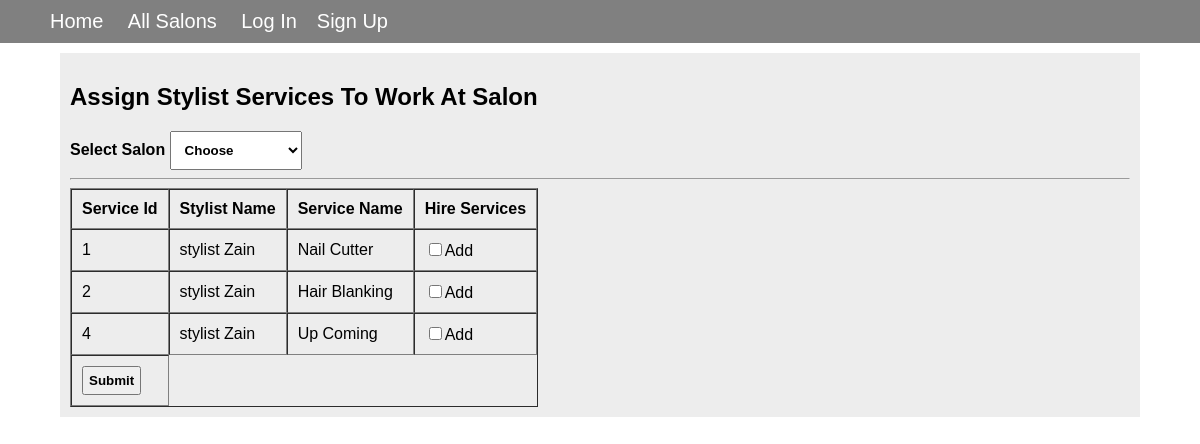
The app's page /super_admin/stylist_work_assign.php?stylist_id=1 with its own data.
### tables this page shows
CREATE TABLE `tbl_stylist_services` (
  `service_id` int(11) NOT NULL,
  `stylist_id` int(11) NOT NULL,
  `service` varchar(255) NOT NULL,
  `service_date` date NOT NULL
);

CREATE TABLE `tbl_stylist` (
  `stylist_id` int(11) NOT NULL,
  `username` varchar(100) NOT NULL,
  `email` varchar(100) NOT NULL,
  `phone` varchar(15) DEFAULT NULL,
  `address` varchar(255) DEFAULT NULL,
  `gender` varchar(10) DEFAULT NULL,
  `profile_image` varchar(255) DEFAULT NULL,
  `password` varchar(255) NOT NULL,
  `services` int(11) DEFAULT NULL,
  `join_date` date NOT NULL
);

### super_admin/stylist_work_assign.php (the view, shortened to what this page needs)
<!DOCTYPE html>
<html>
<head>
    <link rel="stylesheet" href="../include_files/mystyle.css">
</head>
<body>
<?php include_once "../navigation.php"; ?>
<div class="stylist_service_div">
    <form action="stylist_service_hire_submit.php" method="post">
        <h2>Assign Stylist Services To Work At Salon</h2>
        <?php
        require_once '../database_connection.php';
        ?>
        <div>
            <strong>Select Salon</strong>
            <select name="salon_id" required="">
                <option value="">Choose</option>
            </select>
        </div>
        <hr>
        <table border="1" cellspacing="0" cellpadding="10">
            <tr>
                <td><strong>Service Id</strong></td>
                <td><strong>Stylist Name</strong></td>
                <td><strong>Service Name</strong></td>
                <td><strong>Hire Services</strong></td>
            </tr>
            <?php
            $stylist_id = $_GET['stylist_id'];
            $sql = "SELECT
                        tbl_stylist_services.service_id,
                        tbl_stylist_services.service,
                        tbl_stylist.stylist_id,
                        tbl_stylist.username
                    FROM
                        tbl_stylist_services
                    INNER JOIN tbl_stylist ON tbl_stylist_services.stylist_id = tbl_stylist.stylist_id
                    WHERE
                        tbl_stylist.stylist_id = '$stylist_id'";
            $stmt = $conn->prepare($sql);
            $stmt->execute();
            if ($stmt->rowCount() > 0) {
                while ($row = $stmt->fetch(PDO::FETCH_ASSOC)) {
                    echo "<tr>";
                    echo "<td>".$row['service_id']."</td>";
                    echo "<td>".$row['username']."</td>";
                    echo "<td>".$row['service']."</td>";
                    echo "<td>
                            <input type='checkbox' name='service_id[]' value='".$row['service_id']."'>Add
                          </td>";
                    echo "</tr>";
                }
            } else {
                echo '<tr>';
                echo '<td><h2>No Record Found.</h2></td>';
                echo '</tr>';
            }
            ?>
            <tr>
                <td><input class="submit_button" type="submit" name="submit" value="Submit"></td>
            </tr>
        </table>
    </form>
</div>
</body>
</html>

### include_files/mystyle.css (style rules this page uses)
body { font-family: sans-serif; margin: 0; }
* { box-sizing: border-box; }

### super_admin/stylist_work_assign.php (style rules this page uses)
.stylist_service_div { margin: 10px auto; padding: 10px; width: 90%; background-color: #ededed; }
select { padding: 10px; font-weight: bold; }
.submit_button { font-weight: bold; padding: 5px; text-decoration: none; }

### records on screen
tbl_stylist_services: service_id "1", stylist.username "stylist Zain", service "Nail Cutter"
tbl_stylist_services: service_id "2", stylist.username "stylist Zain", service "Hair Blanking"
tbl_stylist_services: service_id "4", stylist.username "stylist Zain", service "Up Coming"
